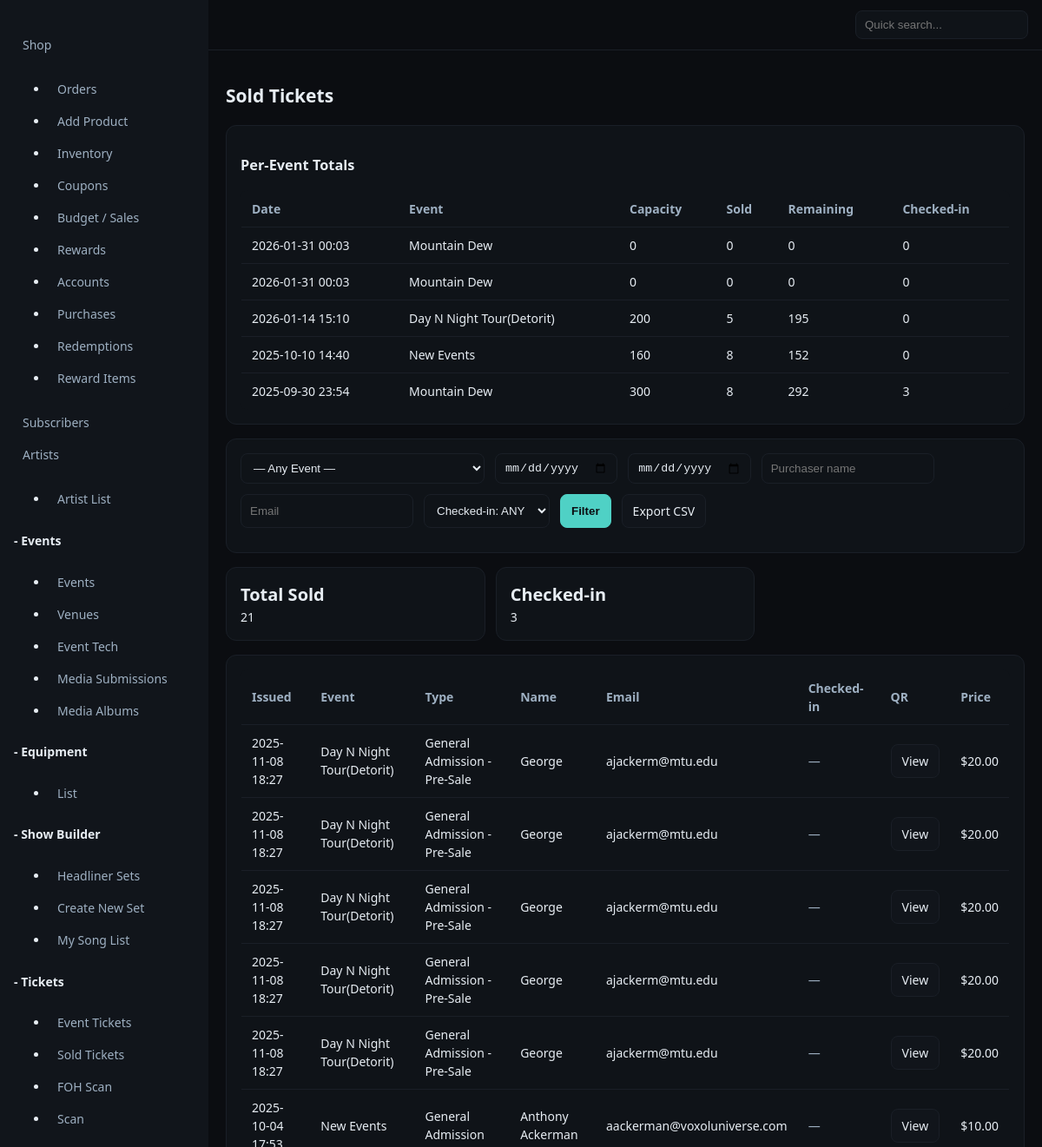
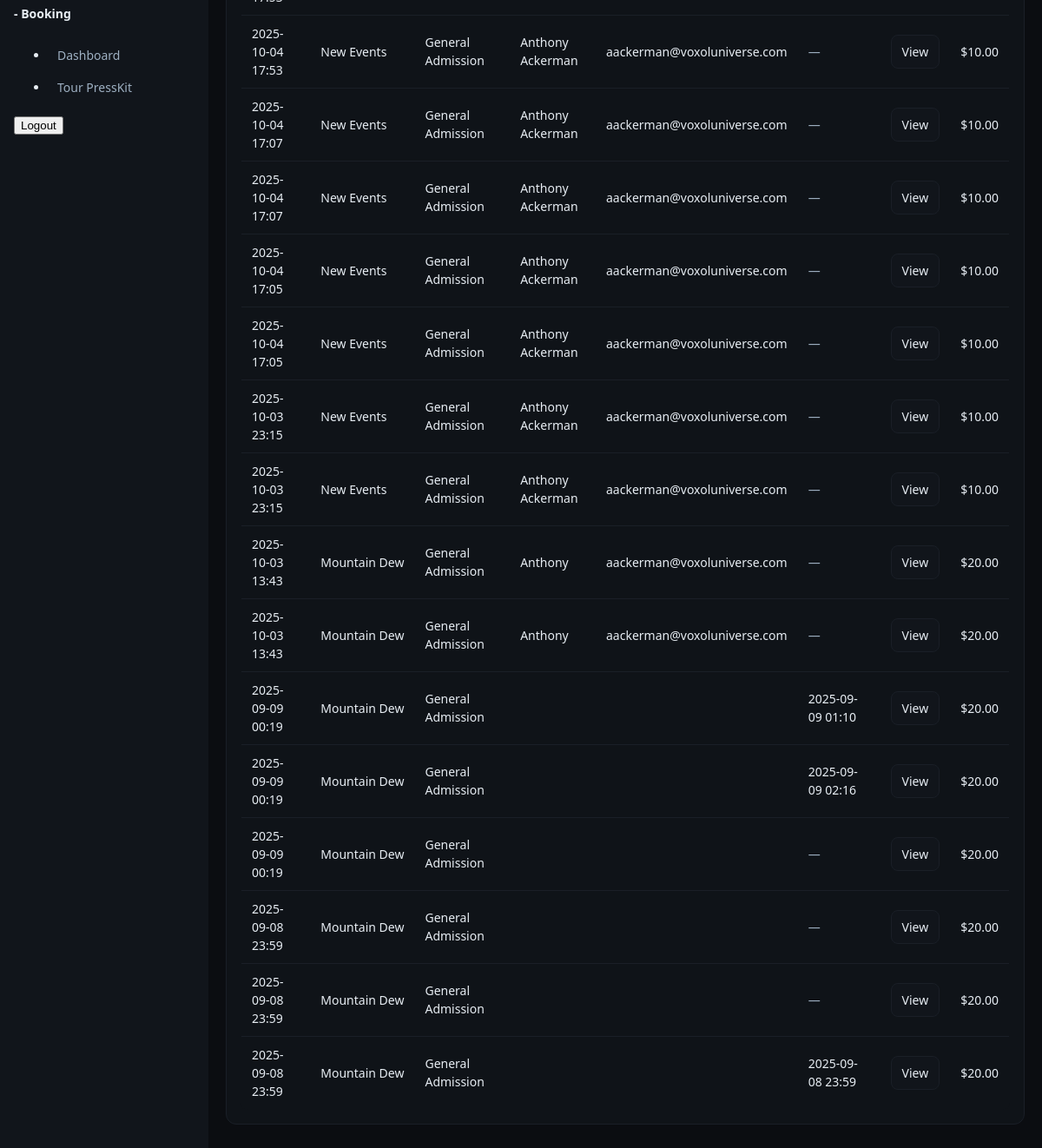
The page /control/tickets/sales/ (signed in) on the database its author committed (2 pictures, top to bottom).
### events/models.py (models this page shows, shortened)
class Event(models.Model):
    name = models.CharField(max_length=200, blank=True)
    is_tour_stop = models.BooleanField(default=False)
    is_21_plus = models.BooleanField(default=False)
    start = models.DateTimeField()
    end = models.DateTimeField(null=True, blank=True)
    venue = models.ForeignKey(Venue, null=True, blank=True, on_delete=models.SET_NULL)
    afterparty_info = models.TextField(blank=True)
    meet_greet_info = models.TextField(blank=True)
    cover_image = models.ImageField(upload_to="events/cover/", blank=True, null=True,
                                    help_text="Wide hero image for the Events page.")
    flyer       = models.ImageField(upload_to="events/flyer/", blank=True, null=True,
                                    help_text="Portrait flyer used on cards if no cover.")
    published = models.BooleanField(default=False)
    def __str__(self):
        return self.name or f"Event {self.pk}"

### tickets/models.py (models this page shows, shortened)
class Ticket(models.Model):
    PAYMENT_CHOICES = [
        ("card", "Card/Stripe"),
        ("cash", "Cash"),
        ("comp", "Comp"),
    ]
    ticket_type = models.ForeignKey(TicketType, on_delete=models.PROTECT, related_name="tickets")
    purchaser_name = models.CharField(max_length=120, blank=True)
    purchaser_email = models.EmailField(blank=True)
    qr_token = models.UUIDField(default=uuid.uuid4, unique=True, editable=False, db_index=True)
    issued_at = models.DateTimeField(auto_now_add=True)
    checked_in_at = models.DateTimeField(null=True, blank=True)
    note = models.CharField(max_length=240, blank=True)
    sold_by_artist = models.ForeignKey("pages.Artist", null=True, blank=True,
                                       on_delete=models.SET_NULL, related_name="tickets_sold")
    sold_by_user = models.ForeignKey(settings.AUTH_USER_MODEL, null=True, blank=True,
                                     on_delete=models.SET_NULL, related_name="tickets_issued")
    payment_method = models.CharField(max_length=10, choices=PAYMENT_CHOICES, default="card")

class TicketType(models.Model):
    event = models.ForeignKey("events.Event", on_delete=models.CASCADE, related_name="ticket_types")
    name = models.CharField(max_length=120)            # e.g., GA, VIP, Early Bird
    price_cents = models.PositiveIntegerField()
    quantity = models.PositiveIntegerField()           # total available
    sales_start = models.DateTimeField(null=True, blank=True)
    sales_end = models.DateTimeField(null=True, blank=True)
    active = models.BooleanField(default=True)
    max_per_order = models.PositiveIntegerField(null=True, blank=True)  # optional cap per checkout

### tickets/views.py (the view)
# urls.py: path("sales/", views.tickets_sold, name="sales"),
@is_super
def tickets_sold(request):
    qs = (Ticket.objects
          .select_related("ticket_type", "ticket_type__event")
          .order_by("-issued_at"))
    event_id = request.GET.get("event") or ""
    date_from = request.GET.get("from") or ""
    date_to   = request.GET.get("to") or ""
    name_q    = request.GET.get("name") or ""
    email_q   = request.GET.get("email") or ""
    checked   = request.GET.get("checked") or ""  # "yes" | "no" | ""
    if event_id:
        qs = qs.filter(ticket_type__event_id=event_id)
    if date_from:
        qs = qs.filter(issued_at__date__gte=date_from)
    if date_to:
        qs = qs.filter(issued_at__date__lte=date_to)
    if name_q:
        qs = qs.filter(purchaser_name__icontains=name_q)
    if email_q:
        qs = qs.filter(purchaser_email__icontains=email_q)
    if checked == "yes":
        qs = qs.filter(checked_in_at__isnull=False)
    elif checked == "no":
        qs = qs.filter(checked_in_at__isnull=True)
    total = qs.count()
    checked_in = qs.filter(checked_in_at__isnull=False).count()
    ev_base = Event.objects.all()
    if event_id:
        ev_base = ev_base.filter(id=event_id)
        print(ev_base)
    capacity_subq = (
        TicketType.objects.filter(event=OuterRef("pk"))
        .values("event")
        .annotate(total_cap=Sum("quantity"))
        .values("total_cap")
    )
    sold_subq = (
        Ticket.objects.filter(ticket_type__event=OuterRef("pk"))
        .values("ticket_type__event")
        .annotate(sold_count=Count("id"))
        .values("sold_count")
    )
    checked_subq = (
        Ticket.objects.filter(
            ticket_type__event=OuterRef("pk"),
            checked_in_at__isnull=False
        )
        .values("ticket_type__event")
        .annotate(checked_count=Count("id"))
        .values("checked_count")
    )
    ev_qs = (
        ev_base
        .annotate(
            total_capacity=Subquery(capacity_subq, output_field=models.IntegerField()),
            sold=Subquery(sold_subq, output_field=models.IntegerField()),
            checked_in=Subquery(checked_subq, output_field=models.IntegerField()),
        )
        .order_by("-start")
    )
    print(ev_qs)
    events_summary = []
    for ev in ev_qs:
        cap = ev.total_capacity or 0
        print(cap)
        sold = ev.sold or 0
        remaining = max(0, cap - sold)
        events_summary.append({
            "id": ev.id,
            "name": ev.name or "(unnamed)",
            "date": ev.start,
            "capacity": cap,
            "sold": sold,
            "remaining": remaining,
            "checked_in": ev.checked_in or 0,
        })
    events = Event.objects.order_by("-start")
    ctx = {
        "tickets": qs[:1000],
        "events": events,
        "q": {"event": event_id, "from": date_from, "to": date_to,
              "name": name_q, "email": email_q, "checked": checked},
        "summary": {"total": total, "checked_in": checked_in},
        "events_summary": events_summary,
    }
    return render(request, "tickets/sales.html", ctx)

### pages/templatetags/shop_extras.py (called while the page is built)
@register.filter
def money(cents):
    try:
        return f"${(int(cents)/100):.2f}"
    except Exception:
        return "$0.00"

### templates/tickets/sales.html (shortened to what this page needs)
{% extends 'controlpanel/dashboard.html' %}
{% load static shop_extras %}
{% block content %}
<h1>Sold Tickets</h1>
{% if events_summary %}
  <div class="card">
    <h3>Per-Event Totals</h3>
    <table class="table">
      <thead>
        <tr>
          <th>Date</th><th>Event</th><th>Capacity</th><th>Sold</th><th>Remaining</th><th>Checked-in</th>
        </tr>
      </thead>
      <tbody>
        {% for e in events_summary %}
          <tr>
            <td>{{ e.date|date:"Y-m-d H:i" }}</td>
            <td>{{ e.name }}</td>
            <td>{{ e.capacity }}</td>
            <td>{{ e.sold }}</td>
            <td>{{ e.remaining }}</td>
            <td>{{ e.checked_in }}</td>
          </tr>
        {% endfor %}
      </tbody>
    </table>
  </div>
{% endif %}
<form method="get" class="card">
  <div class="form-row">
    <select class="input" name="event">
      <option value="">— Any Event —</option>
    </select>
    <input class="input" type="date" name="from" value="{{ q.from }}">
    <input class="input" type="date" name="to" value="{{ q.to }}">
    <input class="input" name="name" placeholder="Purchaser name" value="{{ q.name }}">
    <input class="input" name="email" placeholder="Email" value="{{ q.email }}">
    <select class="input" name="checked">
      <option value="">Checked-in: ANY</option>
    </select>
    <button class="btn primary">Filter</button>
    <a class="btn" href="{% url 'control:tickets:sales_export' %}?event={{ q.event }}&from={{ q.from }}&to={{ q.to }}&name={{ q.name }}&email={{ q.email }}&checked={{ q.checked }}">Export CSV</a>
  </div>
</form>
<div class="kpi">
  <div class="card">
    <h2>Total Sold</h2>
    <div>{{ summary.total }}</div>
  </div>
  <div class="card">
    <h2>Checked-in</h2>
    <div>{{ summary.checked_in }}</div>
  </div>
</div>
<div class="card">
  <table class="table">
    <thead>
      <tr>
        <th>Issued</th><th>Event</th><th>Type</th>
        <th>Name</th><th>Email</th>
        <th>Checked-in</th><th>QR</th><th>Price</th>
      </tr>
    </thead>
    <tbody>
      {% for t in tickets %}
        <tr>
          <td>{{ t.issued_at|date:"Y-m-d H:i" }}</td>
          <td>{{ t.ticket_type.event.name }}</td>
          <td>{{ t.ticket_type.name }}</td>
          <td>{{ t.purchaser_name }}</td>
          <td>{{ t.purchaser_email }}</td>
          <td>{% if t.checked_in_at %}{{ t.checked_in_at|date:"Y-m-d H:i" }}{% else %}<span class="muted">—</span>{% endif %}</td>
          <td><a class="btn" href="{% url 'control:tickets:ticket_detail' t.qr_token %}">View</a></td>
          <td>{{ t.ticket_type.price_cents|money }}</td>
        </tr>
      {% empty %}
        <tr><td colspan="8" class="muted">No tickets match.</td></tr>
      {% endfor %}
    </tbody>
  </table>
</div>
{% endblock %}

### static/css/control.css (style rules this page uses)
:root { --bg:#0b0d11; --panel:#11151b; --ink:#e7edf3; --muted:#9eb0c2; --accent:#4fd1c5; }
* { box-sizing:border-box }
html,body { height:100% }
body { margin:0;background:var(--bg);color:var(--ink);font:14px/1.5 system-ui,-apple-system,Segoe UI,Roboto }
a { color:var(--ink);text-decoration:none }
.table { width:100%;border-collapse:collapse;background:#0f1318;border:1px solid #1a1f27;border-radius:8px;overflow:hidden }
.table th,.table td { padding:10px 12px;border-bottom:1px solid #1a1f27 }
.table th { text-align:left;color:var(--muted);font-weight:600 }
.btn { display:inline-block;padding:8px 12px;border:1px solid #1a1f27;background:#11151b;color:var(--ink);border-radius:8px }
.btn.primary { background:var(--accent);border-color:var(--accent);color:#0b0d11;font-weight:700 }
.input, select { background:#0f1318;border:1px solid #1a1f27;color:var(--ink);padding:8px 10px;border-radius:8px }
.form-row { display:flex;gap:12px;flex-wrap:wrap;margin-bottom:12px;flex-direction: row; }
.card { background:#0f1318;border:1px solid #1a1f27;border-radius:12px;padding:16px;margin-bottom:16px }
.kpi { display:grid;grid-template-columns:repeat(3,minmax(0,1fr));gap:12px }
.kpi .card h2 { margin:0;font-size:20px }
.muted { color:#9eb0c2; }

### rows shown on the page
Event: date "2026-01-31 00:03", name "Mountain Dew"
Event: date "2026-01-31 00:03", name "Mountain Dew"
Event: date "2026-01-14 15:10", name "Day N Night Tour(Detorit)"
Event: date "2025-10-10 14:40", name "New Events"
Event: date "2025-09-30 23:54", name "Mountain Dew"
Ticket: issued_at "2025-11-08 18:27", ticket_type.event.name "Day N Night Tour(Detorit)", ticket_type.name "General Admission - Pre-Sale", purchaser_name "George", purchaser_email "ajackerm@mtu.edu", ticket_type.price_cents "$20.00"
Ticket: issued_at "2025-11-08 18:27", ticket_type.event.name "Day N Night Tour(Detorit)", ticket_type.name "General Admission - Pre-Sale", purchaser_name "George", purchaser_email "ajackerm@mtu.edu", ticket_type.price_cents "$20.00"
Ticket: issued_at "2025-11-08 18:27", ticket_type.event.name "Day N Night Tour(Detorit)", ticket_type.name "General Admission - Pre-Sale", purchaser_name "George", purchaser_email "ajackerm@mtu.edu", ticket_type.price_cents "$20.00"
Ticket: issued_at "2025-11-08 18:27", ticket_type.event.name "Day N Night Tour(Detorit)", ticket_type.name "General Admission - Pre-Sale", purchaser_name "George", purchaser_email "ajackerm@mtu.edu", ticket_type.price_cents "$20.00"
Ticket: issued_at "2025-11-08 18:27", ticket_type.event.name "Day N Night Tour(Detorit)", ticket_type.name "General Admission - Pre-Sale", purchaser_name "George", purchaser_email "ajackerm@mtu.edu", ticket_type.price_cents "$20.00"
Ticket: issued_at "2025-10-04 17:53", ticket_type.event.name "New Events", ticket_type.name "General Admission", purchaser_name "Anthony Ackerman", purchaser_email "aackerman@voxoluniverse.com", ticket_type.price_cents "$10.00"
Ticket: issued_at "2025-10-04 17:53", ticket_type.event.name "New Events", ticket_type.name "General Admission", purchaser_name "Anthony Ackerman", purchaser_email "aackerman@voxoluniverse.com", ticket_type.price_cents "$10.00"
Ticket: issued_at "2025-10-04 17:07", ticket_type.event.name "New Events", ticket_type.name "General Admission", purchaser_name "Anthony Ackerman", purchaser_email "aackerman@voxoluniverse.com", ticket_type.price_cents "$10.00"
Ticket: issued_at "2025-10-04 17:07", ticket_type.event.name "New Events", ticket_type.name "General Admission", purchaser_name "Anthony Ackerman", purchaser_email "aackerman@voxoluniverse.com", ticket_type.price_cents "$10.00"
Ticket: issued_at "2025-10-04 17:05", ticket_type.event.name "New Events", ticket_type.name "General Admission", purchaser_name "Anthony Ackerman", purchaser_email "aackerman@voxoluniverse.com", ticket_type.price_cents "$10.00"
Ticket: issued_at "2025-10-04 17:05", ticket_type.event.name "New Events", ticket_type.name "General Admission", purchaser_name "Anthony Ackerman", purchaser_email "aackerman@voxoluniverse.com", ticket_type.price_cents "$10.00"
Ticket: issued_at "2025-10-03 23:15", ticket_type.event.name "New Events", ticket_type.name "General Admission", purchaser_name "Anthony Ackerman", purchaser_email "aackerman@voxoluniverse.com", ticket_type.price_cents "$10.00"
Ticket: issued_at "2025-10-03 23:15", ticket_type.event.name "New Events", ticket_type.name "General Admission", purchaser_name "Anthony Ackerman", purchaser_email "aackerman@voxoluniverse.com", ticket_type.price_cents "$10.00"
Ticket: issued_at "2025-10-03 13:43", ticket_type.event.name "Mountain Dew", ticket_type.name "General Admission", purchaser_name "Anthony", purchaser_email "aackerman@voxoluniverse.com", ticket_type.price_cents "$20.00"
Ticket: issued_at "2025-10-03 13:43", ticket_type.event.name "Mountain Dew", ticket_type.name "General Admission", purchaser_name "Anthony", purchaser_email "aackerman@voxoluniverse.com", ticket_type.price_cents "$20.00"
Ticket: issued_at "2025-09-09 00:19", ticket_type.event.name "Mountain Dew", ticket_type.name "General Admission", checked_in_at "2025-09-09 01:10", ticket_type.price_cents "$20.00"
Ticket: issued_at "2025-09-09 00:19", ticket_type.event.name "Mountain Dew", ticket_type.name "General Admission", checked_in_at "2025-09-09 02:16", ticket_type.price_cents "$20.00"
Ticket: issued_at "2025-09-09 00:19", ticket_type.event.name "Mountain Dew", ticket_type.name "General Admission", ticket_type.price_cents "$20.00"
Ticket: issued_at "2025-09-08 23:59", ticket_type.event.name "Mountain Dew", ticket_type.name "General Admission", ticket_type.price_cents "$20.00"
Ticket: issued_at "2025-09-08 23:59", ticket_type.event.name "Mountain Dew", ticket_type.name "General Admission", ticket_type.price_cents "$20.00"
Ticket: issued_at "2025-09-08 23:59", ticket_type.event.name "Mountain Dew", ticket_type.name "General Admission", checked_in_at "2025-09-08 23:59", ticket_type.price_cents "$20.00"

### other values the page prints
{{ e.capacity }} "0" "0" "200" "160" "300"
{{ e.sold }} "0" "0" "5" "8" "8"
{{ e.remaining }} "0" "0" "195" "152" "292"
{{ e.checked_in }} "0" "0" "0" "0" "3"
{{ summary.total }} "21"
{{ summary.checked_in }} "3"
